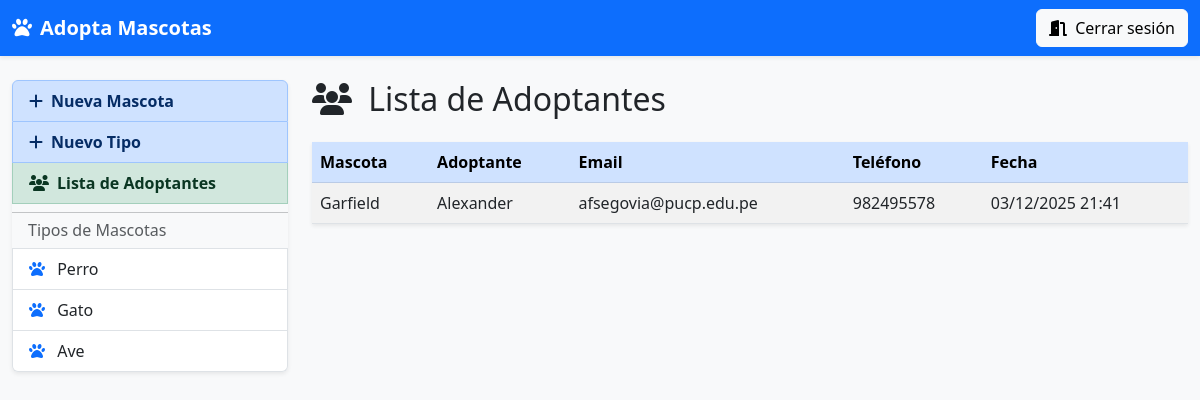
The page /listaAdoptantes (signed in) on the database its author committed.
### app1/models.py (models this page shows, shortened)
class TipoMascota(models.Model):
    nombre = models.CharField(max_length=64,null=True,blank=True)
    descripcion = models.TextField(max_length=256,null=True,blank=True)

class Adopcion(models.Model):
    mascota = models.OneToOneField(Mascota, on_delete=models.CASCADE)
    persona = models.ForeignKey(Persona, on_delete=models.CASCADE)
    fecha_adopcion = models.CharField(max_length=20,null=True,blank=True)

class Mascota(models.Model):
    nombre = models.CharField(max_length=128,null=True,blank=True)
    edad = models.IntegerField()
    descripcion = models.TextField(max_length=512,null=True,blank=True)
    foto = models.ImageField(upload_to='mascotas/')
    tipo = models.ForeignKey(TipoMascota, on_delete=models.CASCADE)
    estado = models.CharField(max_length=20,null=True,blank=True)

class Persona(models.Model):
    nombre = models.CharField(max_length=128,null=True,blank=True)
    email = models.CharField(max_length=128,null=True,blank=True)
    telefono = models.CharField(max_length=20,null=True,blank=True)

### app1/views.py (the view)
# urls.py: path('listaAdoptantes',views.listaAdoptantes,name='listaAdoptantes'),
@login_required(login_url='/')
def listaAdoptantes(request):
    tipos = TipoMascota.objects.all()
    adopciones = Adopcion.objects.all()
    return render(request,'listaAdoptantes.html',{
        'tipos':tipos,
        'adopciones':adopciones
    })

### app1/templates/listaAdoptantes.html
{% extends "layout.html" %}
{% block content %}
  <h2 class="mb-4"><i class="fa-solid fa-users me-2"></i> Lista de Adoptantes</h2>
  <table class="table table-striped table-hover shadow-sm">
    <thead class="table-primary">
      <tr>
        <th>Mascota</th>
        <th>Adoptante</th>
        <th>Email</th>
        <th>Teléfono</th>
        <th>Fecha</th>
      </tr>
    </thead>
    <tbody>
      {% for adopcion in adopciones %}
        <tr>
          <td>{{ adopcion.mascota.nombre }}</td>
          <td>{{ adopcion.persona.nombre }}</td>
          <td>{{ adopcion.persona.email }}</td>
          <td>{{ adopcion.persona.telefono }}</td>
          <td>{{ adopcion.fecha_adopcion }}</td>
        </tr>
      {% empty %}
        <tr>
          <td colspan="5" class="text-muted text-center">Aun no hay adopciones registradas</td>
        </tr>
      {% endfor %}
    </tbody>
  </table>
{% endblock %}

### app1/templates/layout.html (shortened to what this page needs)
<!DOCTYPE html>
<html lang="es">
<head>
  <link href="https://cdn.jsdelivr.net/npm/bootstrap@5.3.0/dist/css/bootstrap.min.css"
        rel="stylesheet"
>
  <link rel="stylesheet"
        href="https://cdnjs.cloudflare.com/ajax/libs/font-awesome/6.3.0/css/all.min.css"
 />
</head>
<body class="bg-light">
  <nav class="navbar navbar-expand-lg navbar-dark bg-primary shadow-sm">
    <div class="container-fluid">
      <a class="navbar-brand fw-bold" href="{% url 'app1:home' %}">
        <i class="fa-solid fa-paw me-2"></i>Adopta Mascotas
      </a>
      <div>
        <a href="{% url 'app1:cerrarSesion' %}" class="btn btn-light">
          <i class="fa-solid fa-door-open me-1"></i> Cerrar sesión
        </a>
      </div>
    </div>
  </nav>
  <div class="container-fluid mt-4">
    <div class="row">
      <aside class="col-md-3 mb-3">
        <div class="list-group shadow-sm">
          <a href="{% url 'app1:crearMascota' %}" class="list-group-item list-group-item-action list-group-item-primary fw-bold">
            <i class="fa-solid fa-plus me-2"></i>Nueva Mascota
          </a>
          <a href="{% url 'app1:crearTipo' %}" class="list-group-item list-group-item-action list-group-item-primary fw-bold">
            <i class="fa-solid fa-plus me-2"></i>Nuevo Tipo
          </a>
          <a href="{% url 'app1:listaAdoptantes' %}" class="list-group-item list-group-item-action list-group-item-success fw-bold">
            <i class="fa-solid fa-users me-2"></i>Lista de Adoptantes
          </a>
          <hr class="my-2">
          <h6 class="px-3 text-muted">Tipos de Mascotas</h6>
          {% for tipo in tipos %}
            <a href="{% url 'app1:mascotasxtipo' tipo.id %}" class="list-group-item list-group-item-action">
              <i class="fa-solid fa-paw me-2 text-primary"></i> {{ tipo.nombre }}
            </a>
          {% empty %}
            <p class="px-3 text-muted">No hay tipos aún</p>
          {% endfor %}
        </div>
      </aside>
      <main class="col-md-9">
        {% block content %}{% endblock %}
      </main>
    </div>
  </div>
</body>
</html>

### rows shown on the page
TipoMascota: nombre "Perro"
TipoMascota: nombre "Gato"
TipoMascota: nombre "Ave"
Adopcion: mascota.nombre "Garfield", persona.nombre "Alexander", persona.email "afsegovia@pucp.edu.pe", persona.telefono "982495578", fecha_adopcion "03/12/2025 21:41"
